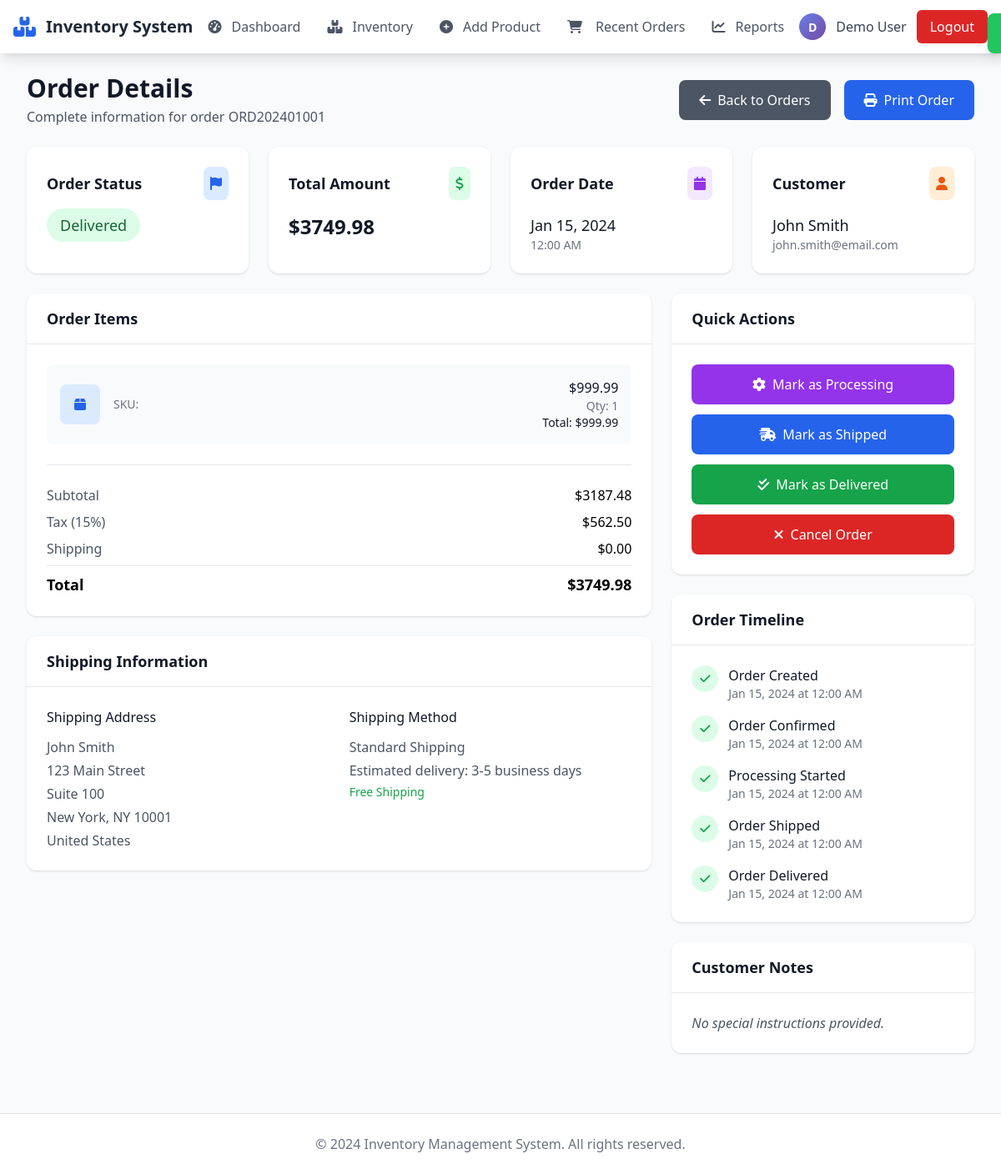
/order_details/1 (signed in), run on an earlier commit of the app's database.
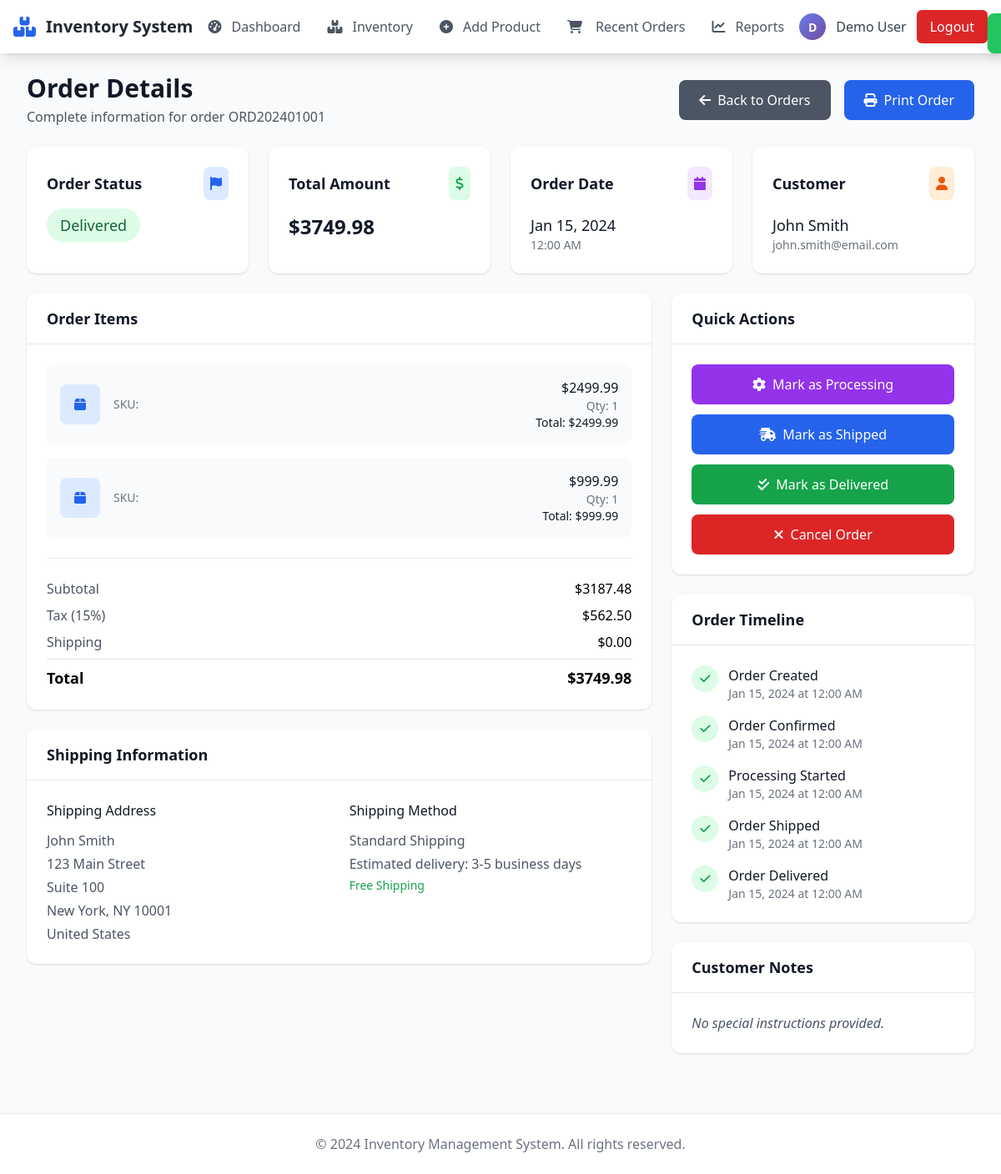
And on a later commit of the database.
### app.py (models this page shows)
class OrderItem(db.Model):
    __tablename__ = 'order_items'
    id = db.Column(db.Integer, primary_key=True)
    order_id = db.Column(db.Integer, db.ForeignKey('orders.id'), nullable=False)
    product_id = db.Column(db.Integer, db.ForeignKey('products.id'), nullable=False)
    quantity = db.Column(db.Integer, nullable=False)
    unit_price = db.Column(db.Float, nullable=False)
    product = db.relationship('Product', backref='order_items')

### app.py (the view)
@app.route('/order_details/<int:order_id>')
def order_details(order_id):
    if 'user_id' not in session:
        return redirect(url_for('login'))
    order = Order.query.get_or_404(order_id)
    return render_template('order_details.html', order=order)

### templates/order_details.html (shortened to what the changed rows need)
{% extends "base.html" %}
{% block content %}
<div class="space-y-6">
    <div class="flex justify-between items-center">
        <div>
            <h1 class="text-3xl font-bold text-gray-900">Order Details</h1>
        </div>
    </div>
    <div class="grid grid-cols-1 lg:grid-cols-3 gap-6">
        <div class="lg:col-span-2 space-y-6">
            <div class="bg-white rounded-xl shadow">
                <div class="px-6 py-4 border-b border-gray-200">
                    <h2 class="text-lg font-semibold text-gray-900">Order Items</h2>
                </div>
                <div class="p-6">
                    <div class="space-y-4">
                        {% if order.items %}
                            {% for item in order.items %}
                            <div class="flex items-center justify-between p-4 bg-gray-50 rounded-lg">
                                <div class="flex items-center space-x-4">
                                    <div class="w-12 h-12 bg-blue-100 rounded-lg flex items-center justify-center">
                                        <i class="fas fa-box text-blue-600"></i>
                                    </div>
                                    <div>
                                        <p class="text-sm text-gray-500">SKU: {{ item.sku }}</p>
                                    </div>
                                </div>
                                <div class="text-right">
                                    <p class="font-medium text-gray-900">${{ "%.2f"|format(item.unit_price) }}</p>
                                    <p class="text-sm text-gray-500">Qty: {{ item.quantity }}</p>
                                    <p class="text-sm font-medium text-gray-900">Total: ${{ "%.2f"|format(item.unit_price * item.quantity) }}</p>
                                </div>
                            </div>
                            {% endfor %}
                        {% endif %}
                    </div>
                </div>
            </div>
            <div class="bg-white rounded-xl shadow">
                <div class="px-6 py-4 border-b border-gray-200">
                    <h2 class="text-lg font-semibold text-gray-900">Shipping Information</h2>
                </div>
            </div>
        </div>
        <div class="space-y-6">
            <div class="bg-white rounded-xl shadow">
                <div class="px-6 py-4 border-b border-gray-200">
                    <h2 class="text-lg font-semibold text-gray-900">Quick Actions</h2>
                </div>
            </div>
            <div class="bg-white rounded-xl shadow">
                <div class="px-6 py-4 border-b border-gray-200">
                    <h2 class="text-lg font-semibold text-gray-900">Order Timeline</h2>
                </div>
            </div>
            <div class="bg-white rounded-xl shadow">
                <div class="px-6 py-4 border-b border-gray-200">
                    <h2 class="text-lg font-semibold text-gray-900">Customer Notes</h2>
                </div>
            </div>
        </div>
    </div>
</div>
{% endblock %}

What changed in the data, as far as the page shows it:
added OrderItem: unit_price "2499.99", quantity "1", item.unit_price*item.quantity "2499.99"
